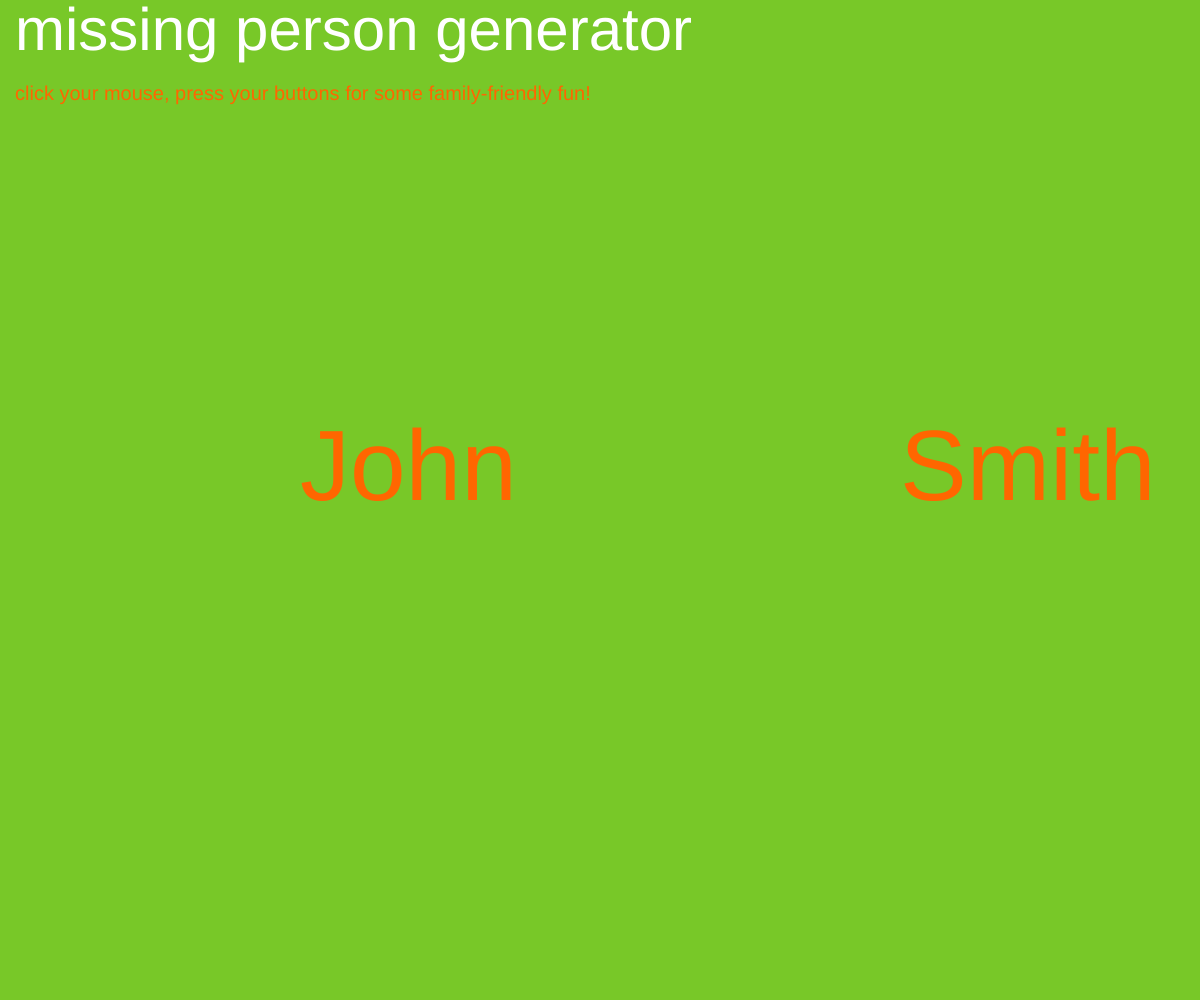
Frame 1 (no input)
Frame 60 (no input): identical to frame 1, image omitted
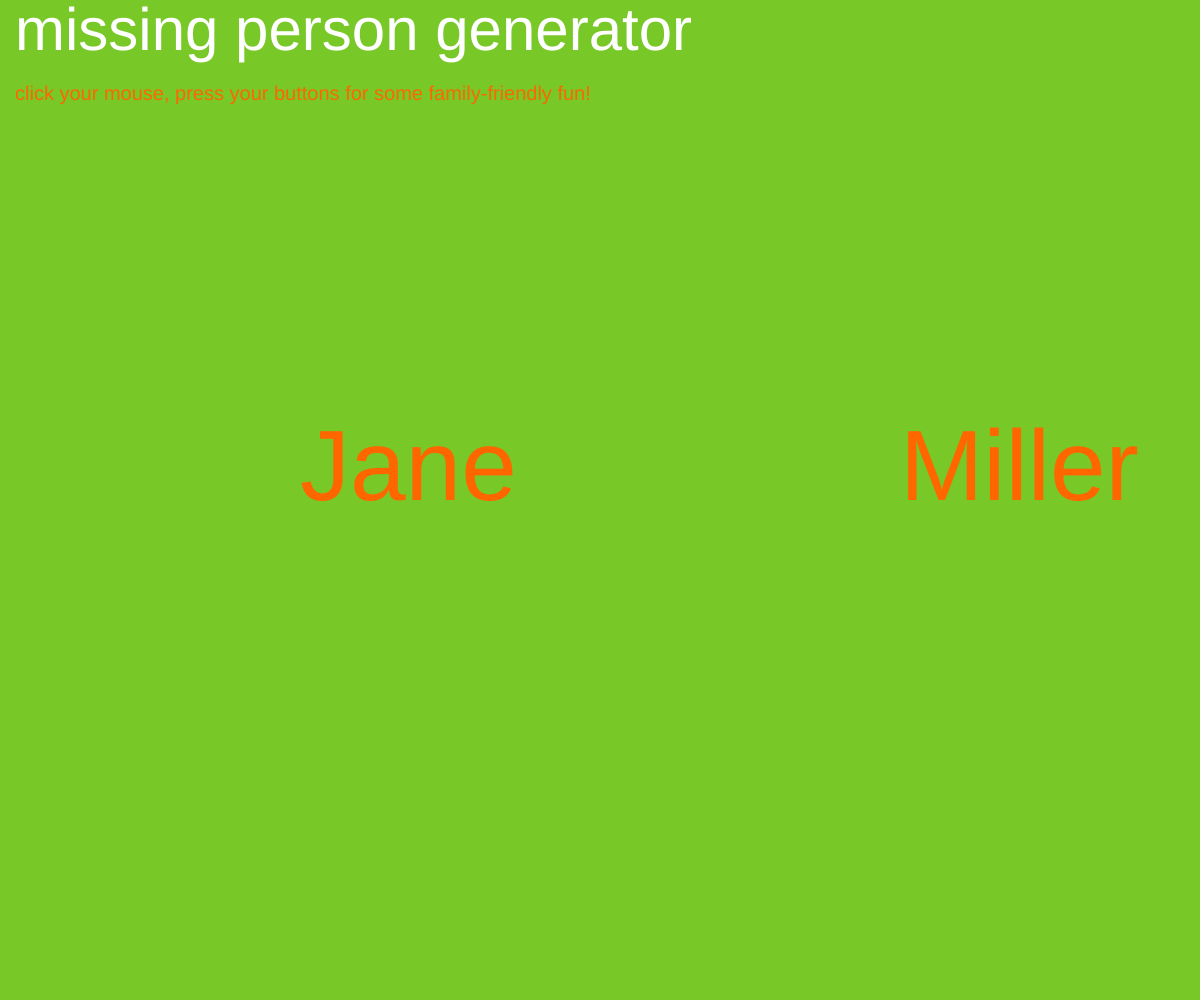
Frame 120 (the mouse pressed at the canvas centre since frame 60)

The p5.js sketch that drew these frames (run headless with seeded random() and noise() and a simulated clock; from frame 60 on, the mouse is pressed at the canvas centre):

// p5.js sketch
// ── sketch.js
let Models = [
  ["John", "Alice", "Bob", "Eva", "Daniel", "Sophia", "Liam", "Olivia"],
  ["Jane", "Charlie", "David", "Sophie", "Mia", "Ethan", "Isabella", "Noah"],
  ["Olivia", "Michael", "Emma", "James", "Ava", "Logan", "Sophia", "Jackson"],
];
let Brands = [
  "Smith",
  "Johnson",
  "Williams",
  "Jones",
  "Brown",
  "Davis",
  "Miller",
  "Wilson",
  "Moore",
  "Taylor",
  "Anderson",
  "Thomas",
];

let index = 0;
let innex = 0;
let inex = 0;

function setup() {
  createCanvas(windowWidth, windowHeight);
}

function draw() {
  background(120, 200, 40);
  fill(255);
  textSize(60);
  text("missing person generator", 15, 50);
  fill(255, 102, 0);
  textSize(100);
  text(Models[index][innex], 300, 500);
  textSize(100);
  text(Brands[inex], 900, 500);
  textSize(20);
  text(
    "click your mouse, press your buttons for some family-friendly fun!",
    15,
    100
  );

  if (mouseX < 100) {
    inex = 0;
  } else if (mouseX < 200) {
    inex = 1;
  } else if (mouseX < 300) {
    inex = 2;
  } else if (mouseX < 400) {
    inex = 3;
  } else if (mouseX < 500) {
    inex = 4;
  } else if (mouseX < 600) {
    inex = 5;
  } else if (mouseX < 700) {
    inex = 6;
  } else if (mouseX < 800) {
    inex = 7;
  } else if (mouseX < 900) {
    inex = 8;
  } else if (mouseX < 1000) {
    inex = 9;
  } else if (mouseX < 1100) {
    inex = 10;
  } else {
    inex = 11;
  }
}

function mousePressed() {
  index = index + 1;
  if (index === Models.length) {
    index = 0;
  }
}

function keyPressed() {
  innex = innex + 1;
  if (innex === Models[0].length) {
    innex = 0;
  }
}
